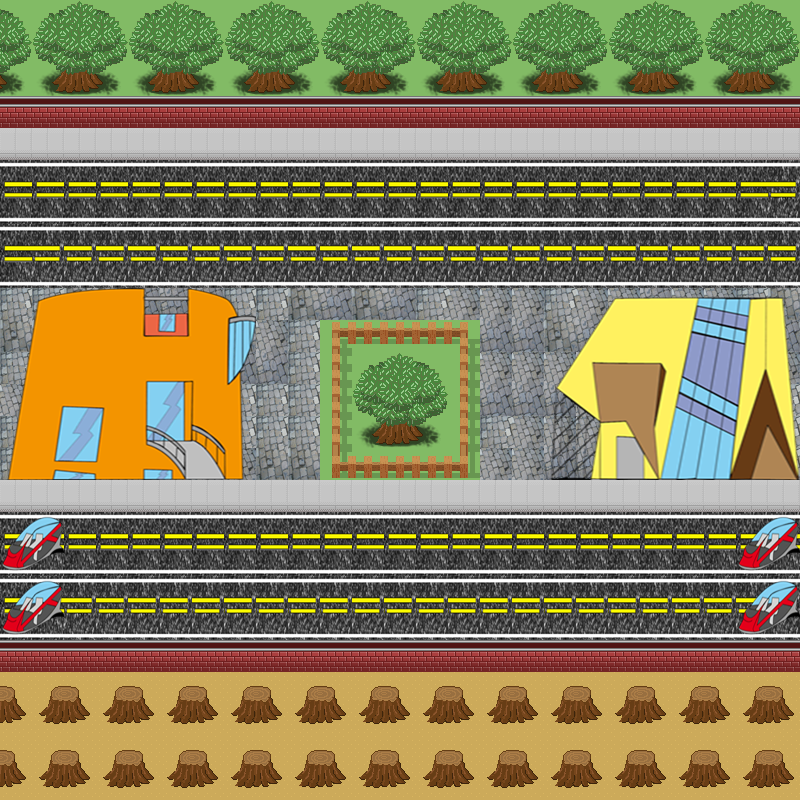

Tiled map render using the project's own tile images. Description and the map definition, with tile-layer contents summarised, below:
An orthogonal 25x25 tile map with 32x32 px tiles, 3 tile layers (piso, chao, casas), 8 tilesets and 1 object (saida).

<map version="1.0" orientation="orthogonal" width="25" height="25" tilewidth="32" tileheight="32">
 <tileset firstgid="1" name="calçada" tilewidth="32" tileheight="32">
  <image source="calcada.png" width="64" height="64" />
 </tileset>
 <tileset firstgid="5" name="tilesetfuturo" tilewidth="32" tileheight="32">
  <image source="tilesetfuturo.png" width="558" height="675" />
 </tileset>
 <tileset firstgid="362" name="casa2" tilewidth="32" tileheight="32">
  <image source="casa2.png" width="256" height="192" />
 </tileset>
 <tileset firstgid="410" name="casa1" tilewidth="32" tileheight="32">
  <image source="casa1.png" width="256" height="192" />
 </tileset>
 <tileset firstgid="458" name="alsfalto4" tilewidth="32" tileheight="32">
  <image source="alsfalto4.png" width="64" height="64" />
 </tileset>
 <tileset firstgid="462" name="asfalto" tilewidth="32" tileheight="32">
  <image source="asfalto.png" width="64" height="64" />
 </tileset>
 <tileset firstgid="466" name="free_tileset_version_9" tilewidth="32" tileheight="32">
  <image source="free_tileset_version_9.png" width="480" height="1088" />
 </tileset>
 <tileset firstgid="976" name="carro" tilewidth="32" tileheight="32">
  <image source="carro.png" width="64" height="64" />
 </tileset>
 <layer name="piso" width="25" height="25">
  <data>[625 cells, 625 non-empty, 4 distinct tile ids]</data>
 </layer>
 <layer name="chao" width="25" height="25">
  <data>[625 cells, 625 non-empty, 11 distinct tile ids]</data>
 </layer>
 <layer name="casas" width="25" height="25">
  <data>[625 cells, 471 non-empty, 124 distinct tile ids]</data>
 </layer>
 <objectgroup name="objeto" width="25" height="25">
  <object name="saida" x="781" y="136" width="19" height="168">
   <properties>
    <property name="para" value="FASE_2" />
   </properties>
  </object>
 </objectgroup>
</map>
